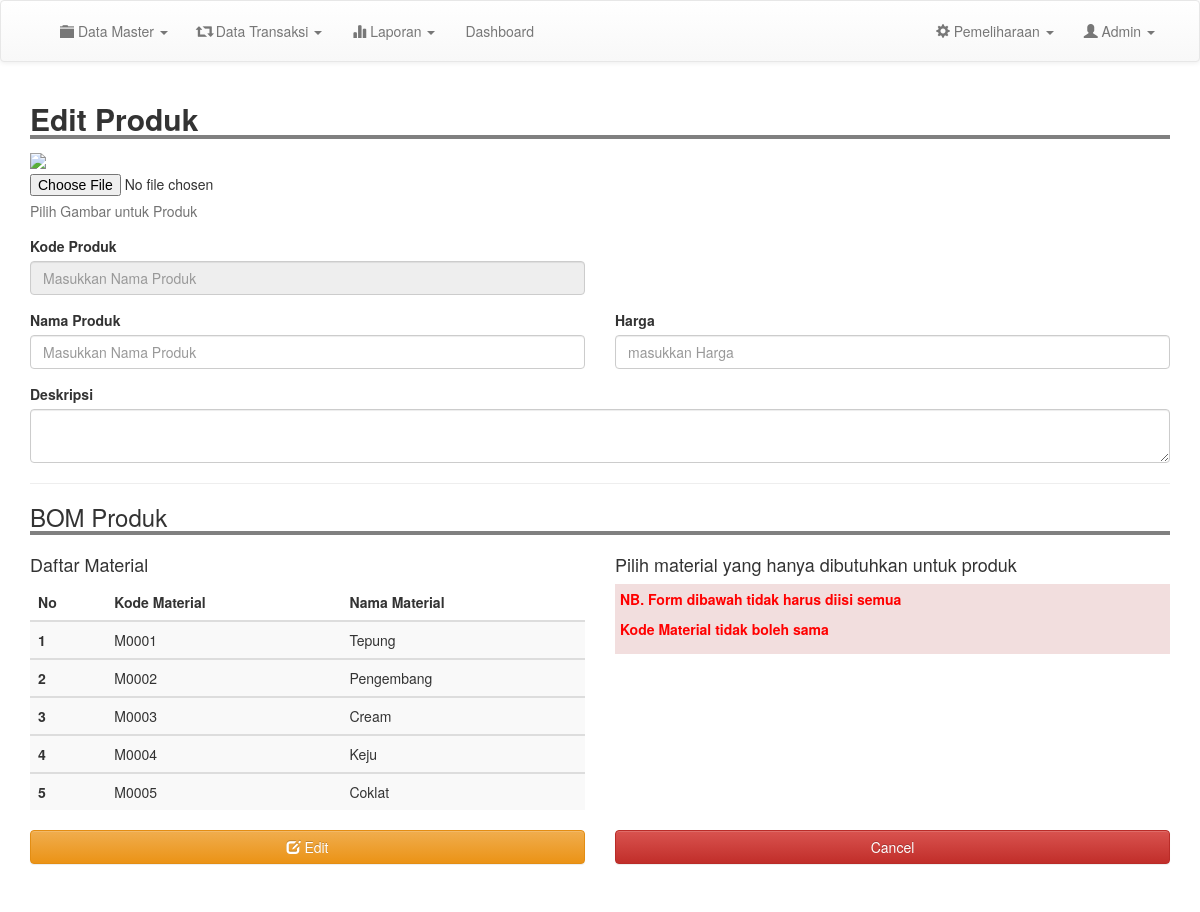
The page /admin/edit_produk.php (signed in) on the database as committed earlier.
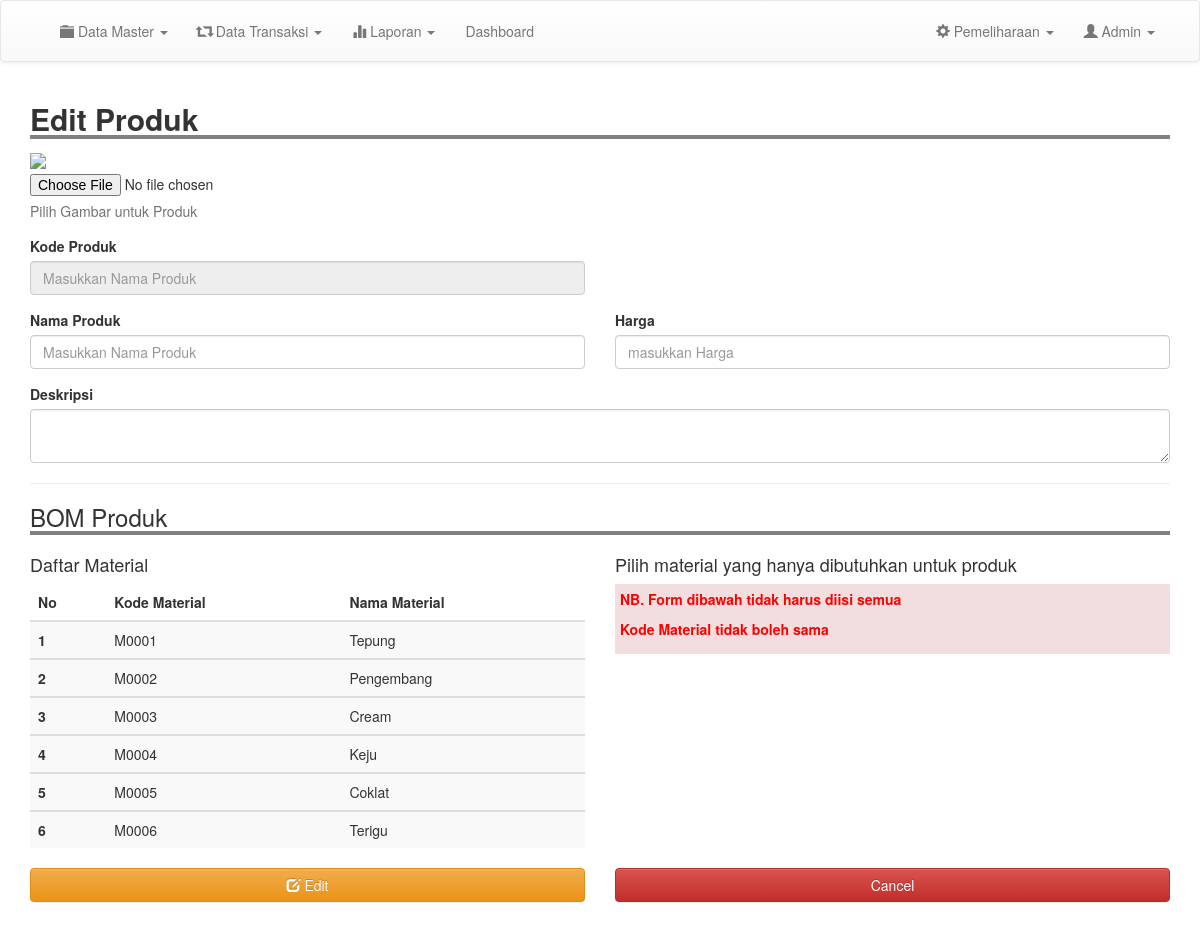
The same page on the database as committed later.
### tables this page shows
CREATE TABLE `inventory` (
  `kode_bk` varchar(100) NOT NULL,
  `nama` varchar(200) NOT NULL,
  `qty` varchar(200) NOT NULL,
  `satuan` varchar(200) NOT NULL,
  `harga` int NOT NULL,
  `tanggal` date NOT NULL
);

### admin/edit_produk.php (the view, shortened to what this page needs)
<?php
include 'header.php';
$kode_produk = $_GET['kode'];
$kode = mysqli_query($conn, "SELECT * from produk where kode_produk = '$kode_produk'");
$data = mysqli_fetch_assoc($kode);
?>
<div class="container">
	<h2 style=" width: 100%; border-bottom: 4px solid gray"><b>Edit Produk</b></h2>
	<form action="proses/edit_produk.php" method="POST" enctype="multipart/form-data">
		<div class="form-group">
			<label for="exampleInputFile"><img src="../image/produk/<?= $data['image']; ?>" width="100"></label>
			<input type="file" id="exampleInputFile" name="files">
			<p class="help-block">Pilih Gambar untuk Produk</p>
		</div>
		<div class="row">
			<div class="col-md-6">
				<div class="form-group">
					<label for="exampleInputEmail1">Kode Produk</label>
					<input type="text" class="form-control" id="exampleInputEmail1" placeholder="Masukkan Nama Produk" disabled value="<?= $data['kode_produk']; ?>">
				</div>
			</div>
		</div>
		<div class="row">
			<div class="col-md-6">
				<div class="form-group">
					<label for="exampleInputEmail1">Nama Produk</label>
					<input type="text" class="form-control" id="exampleInputEmail1" placeholder="Masukkan Nama Produk" name="nama" value="<?= $data['nama']; ?>">
				</div>
			</div>
			<div class="col-md-6">
				<div class="form-group">
					<label for="exampleInputEmail1">Harga</label>
					<input type="number" class="form-control" id="exampleInputEmail1" placeholder="masukkan Harga" name="harga" value="<?= $data['harga']; ?>">
				</div>
			</div>
		</div>
		<div class="form-group">
			<label for="exampleInputPassword1">Deskripsi</label>
			<textarea name="desk" class="form-control">
				<?= $data['deskripsi']; ?>
			</textarea>
		</div>
		<hr>
		<h3 style=" width: 100%; border-bottom: 4px solid gray">BOM Produk</h3>
		<div class="row">
			<div class="col-md-6">
				<h4>Daftar Material</h4>
				<table class="table table-striped ">
					<thead>
						<tr>
							<th scope="col">No</th>
							<th scope="col">Kode Material</th>
							<th scope="col">Nama Material</th>
						</tr>
					</thead>
					<?php
					$result2 = mysqli_query($conn, "SELECT * FROM inventory order by kode_bk asc");
					$no2 =1;
					while ($row2 = mysqli_fetch_assoc($result2)) {
						?>
						<tbody>
							<tr>
								<th scope="row"><?= $no2;  ?></th>
								<td><?= $row2['kode_bk']; ?></td>
								<td><?= $row2['nama']; ?></td>
							</tr>
						</tbody>
						<?php
						$no2++;
					}
					?>
				</table>
			</div>
			<div class="col-md-6">
				<h4>Pilih material yang hanya dibutuhkan untuk produk</h4>
				<div class="bg-danger" style="padding: 5px;">
				<p style="color: red; font-weight: bold;">NB. Form dibawah tidak harus diisi semua</p>
				<p style="color: red; font-weight: bold;">Kode Material tidak boleh sama</p>
				</div>
				<br>
			</div>
		</div>
		<div class="row">
			<div class="col-md-6">
				<button type="submit"  class="btn btn-warning btn-block" ><i class="glyphicon glyphicon-edit"></i> Edit</button>
			</div>
			<div class="col-md-6">
				<a href="m_produk.php" class="btn btn-danger btn-block">Cancel</a>
			</div>
		</div>
		<br>
	</div>
<br>
<br>
<br>
<br>
<br>
<br>
<br>
<br>
<br>
<br>
<br>
<br>
<?php
include 'footer.php';
?>

Rows that differ between the two databases and show on the page:
added inventory: kode_bk "M0006", nama "Terigu"
